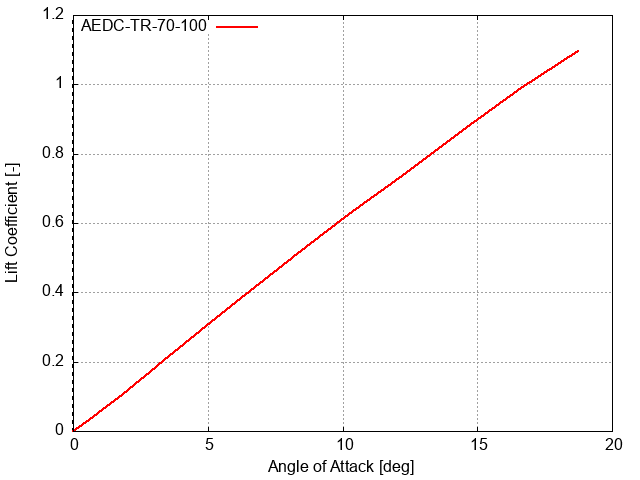

gnuplot code for this plot:
set terminal png
set output "Ma_1.00_CL.png"
set xlabel "Angle of Attack [deg]"
set ylabel "Lift Coefficient [-]"
set xrange [0: 20]
set yrange [0.0: 1.2]
set xtics 5
set ytics nomirror
set key left top
set grid
set yzeroaxis lw 2
set style line 1 lc rgb '#ff0000' lw 2 pt 1 ps 0
set style line 2 lc rgb '#0000ff' lw 2 pt 1 ps 0
set style line 3 lc rgb '#00ff00' lw 2 pt 1 ps 0
set style line 4 lc rgb '#000000' lw 2 pt 1 ps 0
set datafile separator ","
plot \
  "AEDC-TR-70-100/Ma_1.00.csv" using 1:2 with linespoints ls 1 title "AEDC-TR-70-100", \
  "OpenFOAM/Ma_1.00_CL.csv" using 1:2 with linespoints ls 2 title "OpenFOAM",
